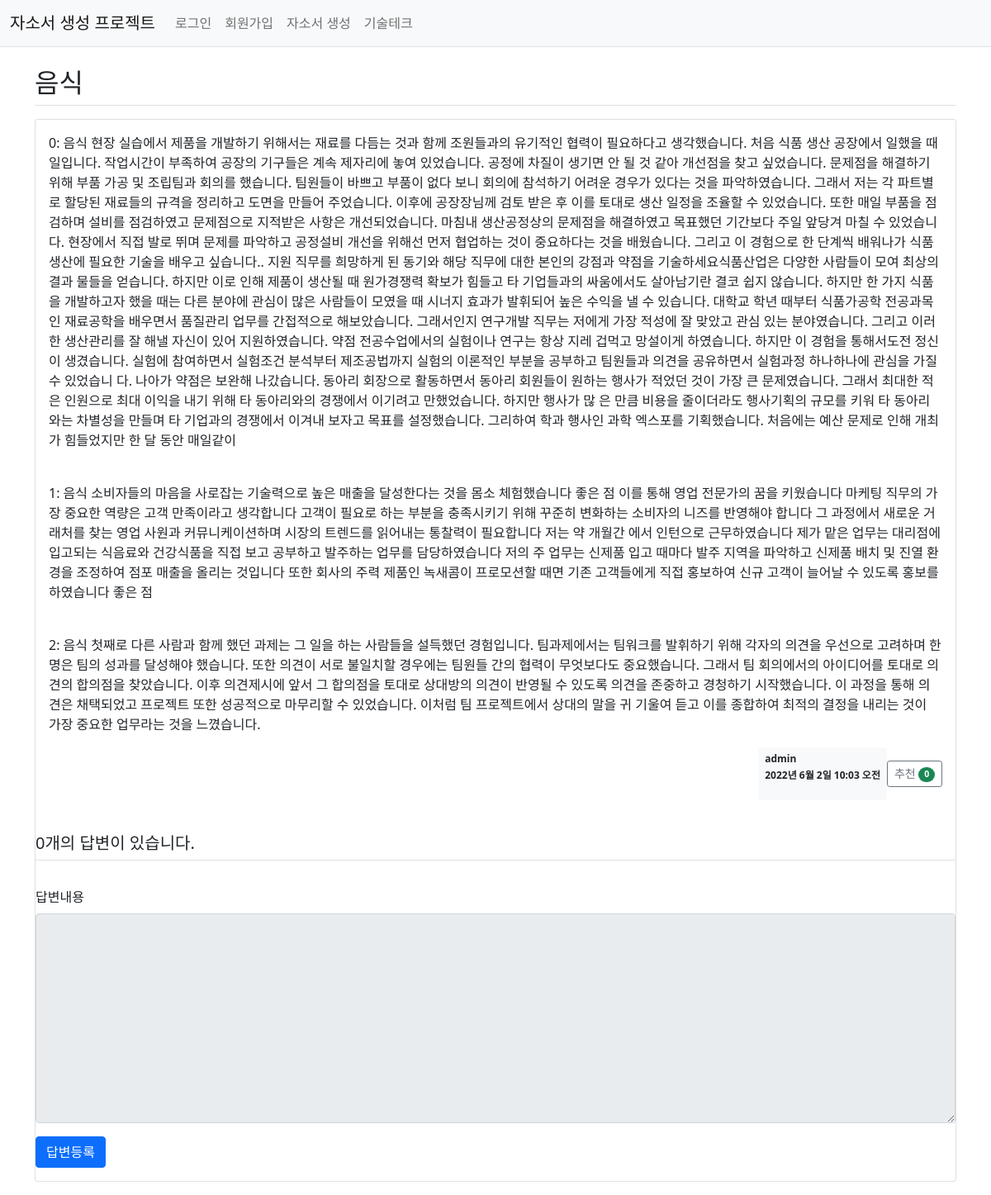
Page /test/24/ on the committed database.
### test/models.py (models this page shows)
class Question(models.Model):
    author = models.ForeignKey(User, on_delete=models.CASCADE, related_name='author_question')
    subject = models.CharField(max_length=100)
    content = models.TextField()
    modify_date = models.DateTimeField(null=True, blank=True) # 수정일자
    create_date = models.DateTimeField()
    voter = models.ManyToManyField(User, related_name='voter_question')

### test/views/base_views.py (the view)
def detail(request, question_id):
    question = get_object_or_404(Question, pk=question_id)
    context = {'question': question}
    return render(request, 'test/question_detail.html',context)

### test/templatetags/test_filter.py (called while the page is built)
@register.filter()
def mark(value):
    extensions = ["nl2br", "fenced_code"]
    return mark_safe(markdown.markdown(value, extensions=extensions))

### templates/test/question_detail.html (shortened to what this page needs)
{% extends 'base.html' %}
{% load test_filter %}
{% block content %}
{% load static %}
<div class="container my-3">
    <h2 class="border-bottom py-2">{{ question.subject }}</h2>
    <div class="card my-3">
        <div class="card-body">
            <div class="card-text" style="white-space: pre-line;">{{ question.content|mark }}</div>
            <div class="d-flex justify-content-end">
                <div class="badge bg-light text-dark p-2 text-start">
                <div class="mb-2">{{ question.author.username }}</div>
                <div>{{ question.create_date }}</div>
            </div>
            <div class="my-3">
                <a href="javascript:void(0)" data-uri="{% url 'test:question_vote' question.id  %}"
                class="recommend btn btn-sm btn-outline-secondary"> 추천
                <span class="badge rounded-pill bg-success">{{question.voter.count}}</span>
                </a>
            </div>
        </div>
    </div>
    <h5 class="border-bottom my-3 py-2">{{question.answer_set.count}}개의 답변이 있습니다.</h5>
    <form action="{% url 'test:answer_create' question.id %}" method="post" class="my-3">
        <div class="mb-3">
            <label for="content" class="form-label">답변내용</label>
            <textarea {% if not user.is_authenticated %}disabled{% endif %}
                      name="content" id="content" class="form-control" rows="10"></textarea>
        </div>
        <input type="submit" value="답변등록" class="btn btn-primary">
    </form>
</div>
{% endblock %}

### rows in the picture
Question: subject "음식", content|mark "0: 음식 현장 실습에서 제품을 개발하기 위해서는 재료를 다듬는 것과 함께 조원들과의 유기적인 협력이 필요하다고 생각했습니다. 처음 식품 생산 공장에서 일했을 때 일입니다. 작업시간이 부족하여 공장의 기구들은 계속 제자리에 놓여 있었습니다. 공정에 차질이 생기면 안 될 것 같아 개선점을 찾고 싶었습니다. 문제점을 해결하기 위해 부품 가공 및 조립팀과 회의를 했습니다. 팀원들이 바쁘고 부품이 없다 보니 회의에 참석하기 어려운 경우가 있다는 것을 파악하였습니다. 그래서 저는 각 파트별로 할당된 재료들의 규격을 정리하고 도면을 만들어 주었습니다. 이후에 공장장님께 검토 받은 후 이를 토대로 생산 일정을 조율할 수 있었습니다. 또한 매일 부품을 점검하며 설비를 점검하였고 문제점으로 지적받은 사항은 개선되었습니다. 마침내 생산공정상의 문제점을 해결하였고 목표했던 기간보다 주일 앞당겨 마칠 수 있었습니다. 현장에서 직접 발로 뛰며 문제를 파악하고 공정설비 개선을 위해선 먼저 협업하는 것이 중요하다는 것을 배웠습니다. 그리고 이 경험으로 한 단계씩 배워나가 식품 생산에 필요한 기술을 배우고 싶습니다.. 지원 직무를 희망하게 된 동기와 해당 직무에 대한 본인의 강점과 약점을 기술하세요식품산업은 다양한 사람들이 모여 최상의 결과 물들을 얻습니다. 하지만 이로 인해 제품이 생산될 때 원가경쟁력 확보가 힘들고 타 기업들과의 싸움에서도 살아남기란 결코…", author.username "admin", create_date "2022년 6월 2일 10:03 오전", voter.count "0", answer_set.count "0"
